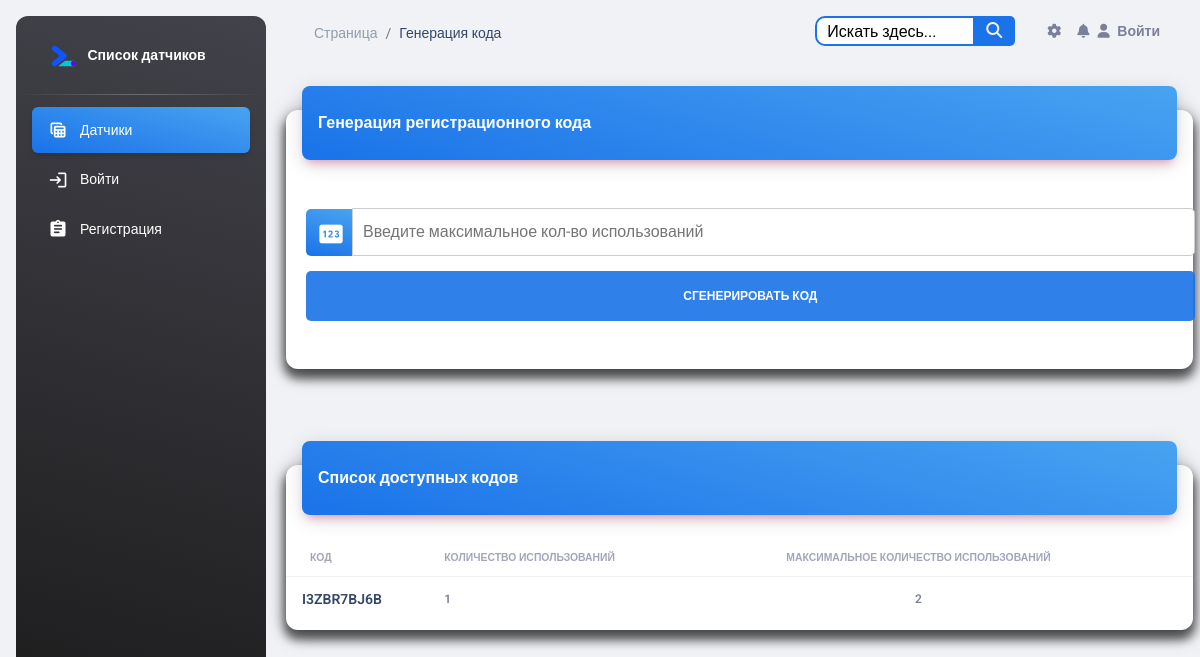
The app's page /account/generate-code/, older data.
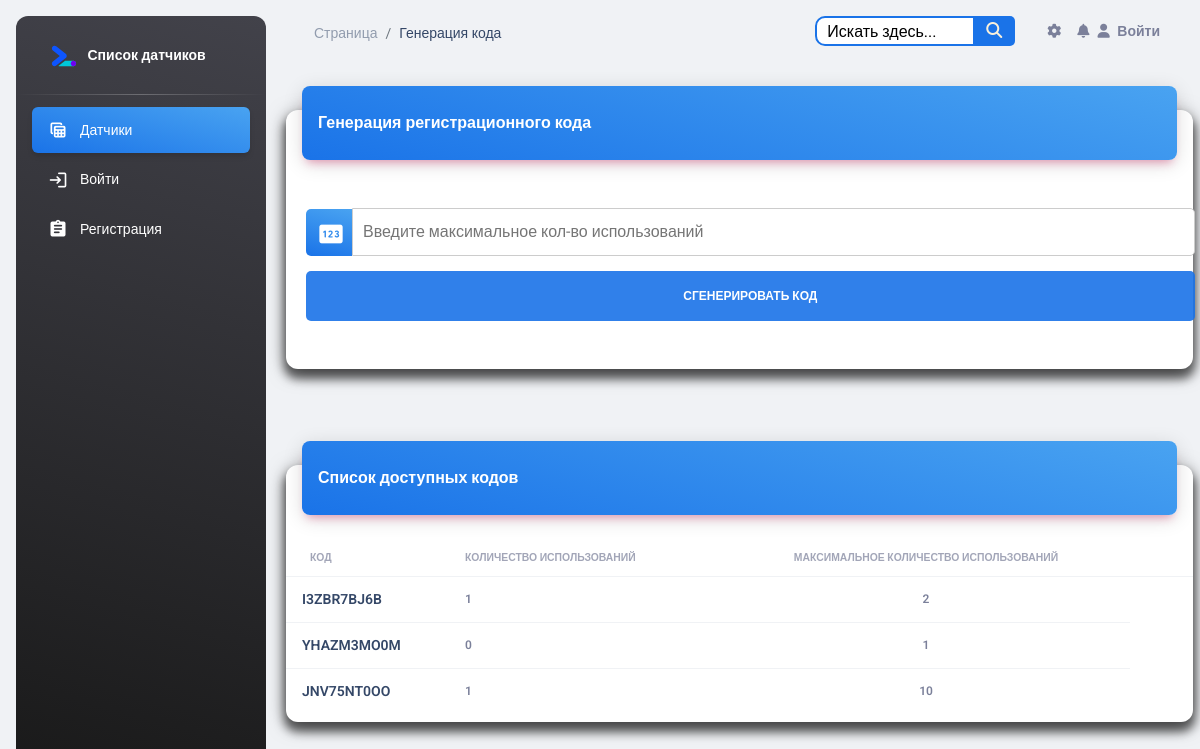
The same page, newer data.
### account/models.py (models this page shows, shortened)
class RegistrationCode(models.Model):
    code = models.CharField('Код', max_length=10, unique=True)
    usage_count = models.IntegerField('Кол-во использований', default=0)
    max_usages = models.IntegerField('Максимальное кол-во использований')
    class Meta:
        verbose_name = 'Регистрационный код'
        verbose_name_plural = 'Регистрационный код'

### account/views.py (the view, shortened to what this page needs)
# urls.py: path('generate-code/', generate_code_view, name='generate_code'),
def generate_code_view(request):
    codes = RegistrationCode.objects.all()
    return render(request, 'account/generate_code.html', {'codes': codes})

### templates/account/generate_code.html (shortened to what the changed rows need)
{% include 'base.html' %}
{% load static %}
<head>
</head>
<body class="g-sidenav-show  bg-gray-200">
<main class="main-content position-relative max-height-vh-100 h-100 border-radius-lg ">
    <div class="container-fluid py-4">
        <div class="row">
            <div class="col-12">
                <div class="card my-4">
                    <div class="card-body px-0 pb-2">
                        <table class="table align-items-center mb-0">
                            <thead>
                            <tr>
                                <th class="text-uppercase text-secondary text-xxs font-weight-bolder opacity-7">Код</th>
                                <th class="text-uppercase text-secondary text-xxs font-weight-bolder opacity-7 ps-2">
                                    Количество использований
                                </th>
                                <th class="text-center text-uppercase text-secondary text-xxs font-weight-bolder opacity-7">
                                    Максимальное количество использований
                                </th>
                                <th class="text-secondary opacity-7"></th>
                            </tr>
                            </thead>
                            <tbody>
                            {% for code in codes %}
                                <tr>
                                    <td>
                                        <div class="d-flex px-2 py-1">
                                            <div class="d-flex flex-column justify-content-center">
                                                <h6 class="mb-0 text-sm">{{ code.code }}</h6>
                                            </div>
                                        </div>
                                    </td>
                                    <td class="align-middle">
                                        <span class="text-secondary text-xs font-weight-bold">{{ code.usage_count }}</span>
                                    </td>
                                    <td class="align-middle text-center">
                                        <span class="text-secondary text-xs font-weight-bold">{{ code.max_usages }}</span>
                                    </td>
                                </tr>
                            {% endfor %}
                            </tbody>
                        </table>
                    </div>
                </div>
            </div>
        </div>
    </div>
</main>
</body>

Row changes from the older to the newer data that the page shows:
added RegistrationCode: code "YHAZM3MO0M", usage_count "0", max_usages "1"
added RegistrationCode: code "JNV75NT0OO", usage_count "1", max_usages "10"
